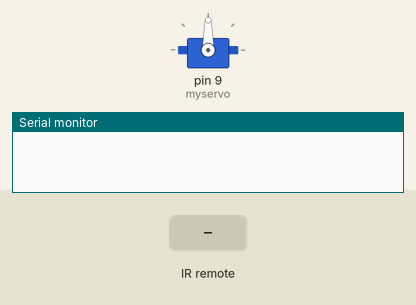
This sketch was run on a simulated Arduino Uno, built with avr-gcc and run on an emulated ATmega328P. On the bench: servo, the last lines printed to the serial monitor. The inputs (shaded band) are chosen by the test bench.

Above: at 1.2 s.
1.3 s: infrared code 0xFFFFFFFF received
At 1.6 s:
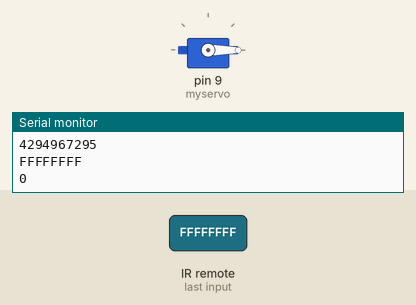
2.8 s: infrared code 0xF076C13B received
Timing chart, 0 to 5.8 s (numbered marks = the images above; inputs shaded):
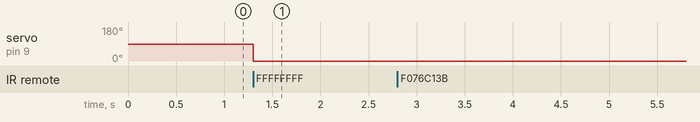

Measured:
- after the input at 1.3 s, servo on pin 9 (myservo): 90° → 0° at once

The sketch:

sketch_jan28a.ino
```cpp
#include <Servo.h>
#include <IRremote.h>
Servo myservo;  // create servo object to control a servo
// twelve servo objects can be created on most boards
int irPin = 11;

IRrecv irReciver(irPin);  // указываем вывод, к которому подключён приёмник

decode_results results;
int pos = 0;  // variable to store the servo position

void setup() {
  Serial.begin(9600);
  irReciver.enableIRIn();  // запускаем приём
  myservo.attach(9);       // attaches the servo on pin 9 to the servo object
}

void loop() {

  if (irReciver.decode(&results)) {  // если данные пришли
    Serial.println(results.value);
    Serial.println(results.value, HEX);
    Serial.println(pos);
    if (results.value = 4294967295) {
      irReciver.resume();  // принимаем следующую команду
      pos += 180;          // goes from 180 degrees to 0 degrees
      myservo.write(pos);  // tell servo to go to position in variable 'pos'
    }
    if (results.value = 4034314555) {
      irReciver.resume();  // принимаем следующую команду
      pos = 0;             // goes from 180 degrees to 0 degrees
      myservo.write(pos);  // tell servo to go to position in variable 'pos'
      delay(5);
    }
    irReciver.resume();
  }
}
```
